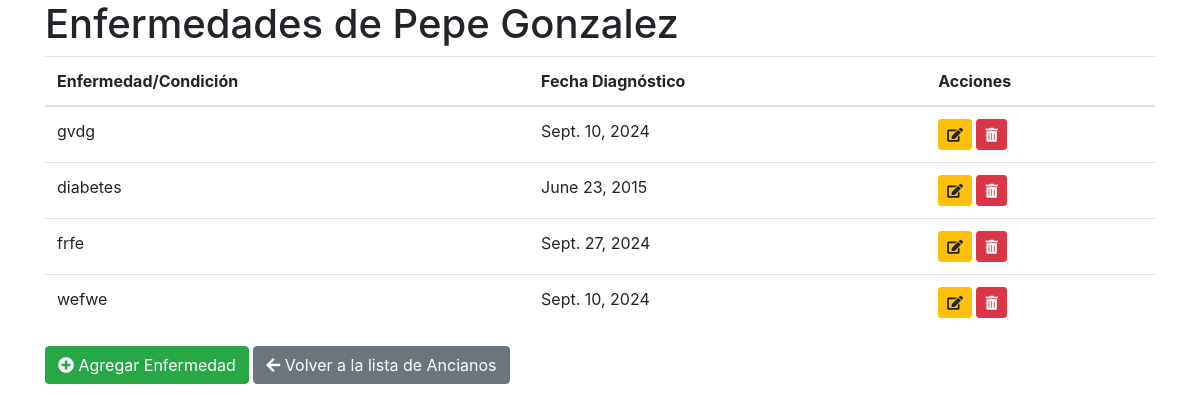
The app's page /ancianos/ancianos/1/enfermedades/ with its own data.
### CatedraAdultoMayor/models.py (models this page shows, shortened)
class Anciano(models.Model):
    nombre = models.CharField(max_length=100)
    apellidos = models.CharField(max_length=100)
    edad = models.IntegerField()
    direccion = models.CharField(max_length=255)
    genero = models.CharField(max_length=10)

class Enfermedad(models.Model):
    anciano = models.ForeignKey(Anciano, on_delete=models.CASCADE, related_name='enfermedades')
    nombre_enfermedad = models.CharField(max_length=255)
    fecha_diagnostico = models.DateField()

### CatedraAdultoMayor/views.py (the view)
# urls.py: path('ancianos/<int:anciano_id>/enfermedades/', views.lista_enfermedades, name='lista_enfermedades'),
def lista_enfermedades(request, anciano_id):
    anciano = get_object_or_404(Anciano, id=anciano_id)
    enfermedades = Enfermedad.objects.filter(anciano=anciano)
    return render(request, 'lista_enfermedades.html', {
        'anciano': anciano,
        'enfermedades': enfermedades
    })

### CatedraAdultoMayor/templates/lista_enfermedades.html (shortened to what this page needs)
<!DOCTYPE html>
<html lang="es">
<head>
    <link href="https://stackpath.bootstrapcdn.com/bootstrap/4.5.2/css/bootstrap.min.css" rel="stylesheet">
    <link rel="stylesheet" href="https://cdnjs.cloudflare.com/ajax/libs/font-awesome/5.15.3/css/all.min.css">
</head>
<body class="container">
    <h1>Enfermedades de {{ anciano.nombre }} {{ anciano.apellidos }}</h1>
    <table class="table">
        <thead>
            <tr>
                <th>Enfermedad/Condición</th>
                <th>Fecha Diagnóstico</th>
                <th>Acciones</th>
            </tr>
        </thead>
        <tbody>
            {% for enfermedad in enfermedades %}
            <tr>
                <td>{{ enfermedad.nombre_enfermedad }}</td>
                <td>{{ enfermedad.fecha_diagnostico }}</td>
                <td>
                    <a href="{% url 'editar_enfermedad' enfermedad.id %}" class="btn btn-sm btn-warning" title="Editar">
                        <i class="fas fa-edit"></i>
                    </a>
                    <a href="{% url 'eliminar_enfermedad' enfermedad.id %}" class="btn btn-sm btn-danger" title="Eliminar">
                        <i class="fas fa-trash-alt"></i>
                    </a>
                </td>
            </tr>
            {% endfor %}
        </tbody>
    </table>
    <a href="{% url 'crear_enfermedad' anciano.id %}" class="btn btn-success">
        <i class="fas fa-plus-circle"></i> Agregar Enfermedad
    </a>
    <a href="{% url 'lista_ancianos' %}" class="btn btn-secondary">
        <i class="fas fa-arrow-left"></i> Volver a la lista de Ancianos
    </a>
</body>
</html>

### records on screen
Anciano: nombre "Pepe", apellidos "Gonzalez"
Enfermedad: nombre_enfermedad "gvdg", fecha_diagnostico "Sept. 10, 2024"
Enfermedad: nombre_enfermedad "diabetes", fecha_diagnostico "June 23, 2015"
Enfermedad: nombre_enfermedad "frfe", fecha_diagnostico "Sept. 27, 2024"
Enfermedad: nombre_enfermedad "wefwe", fecha_diagnostico "Sept. 10, 2024"
